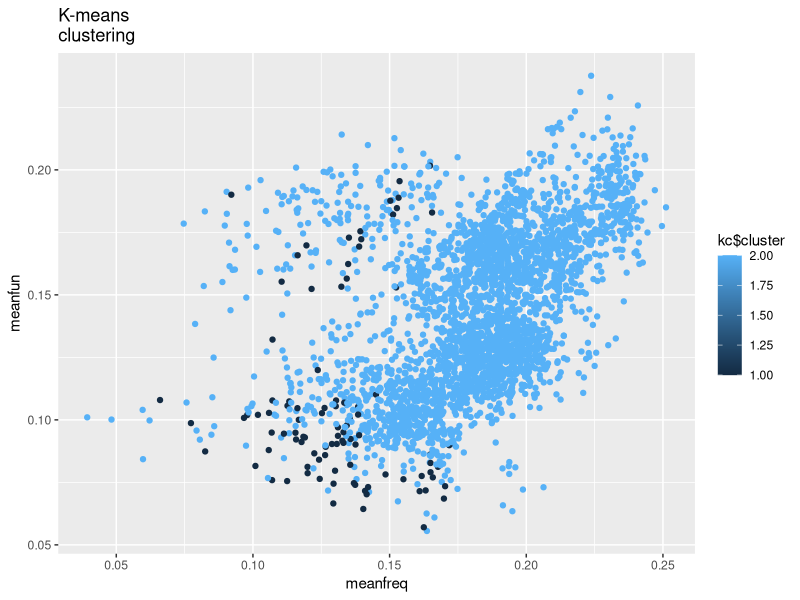
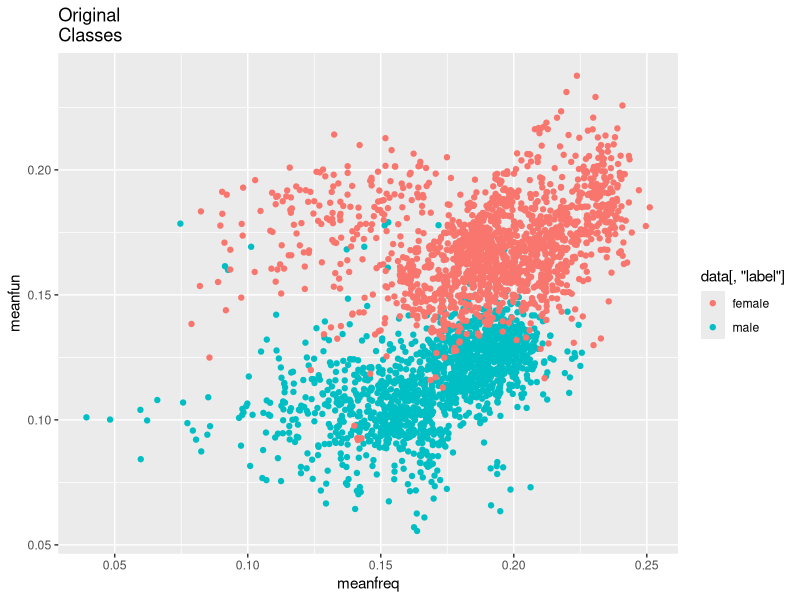
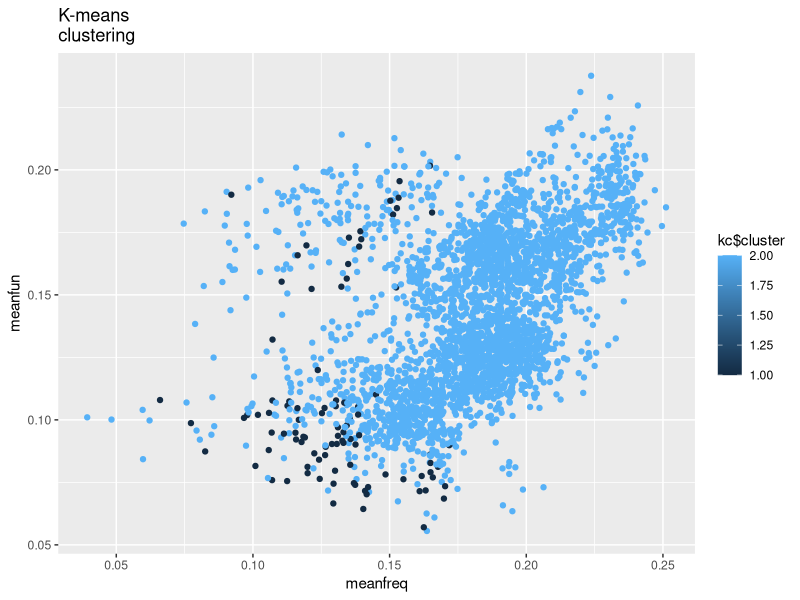
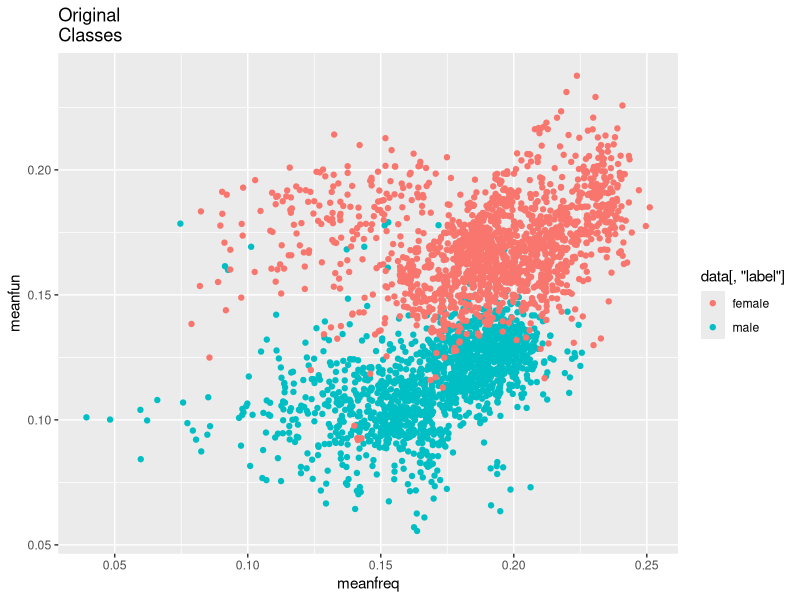

Recreate these plots in R, in order.
#!/usr/bin/Rscript
#This is code pertinent to Computer Convergence Applications project

require("ggplot2")

# K-Means Clustering
data <- read.csv("voice.csv", header=TRUE, sep=";")
names(data) <- c("id", "meanfreq", "sd", "median", "Q25", "Q75", "IQR", "skew",
                 "kurt", "sp.ent", "sfm", "mode", "centroid", "meanfun",
                 "minfun", "maxfun", "meandom", "mindom", "maxdom", "dfrange",
                 "modindx", "label")
data$label <- as.factor(data$label)
# Load and name data

k <- 2
kc <- kmeans(data[,2:21], k)
table(kc$cluster, data[,22])

ggplot(data[,2:9], aes(data[,'meanfreq'], data[,'meanfun'], color =
                       kc$cluster)) + geom_point() + labs(title ="K-means
clustering", x ="meanfreq", y = "meanfun")
ggsave("kmeans.png", width = 5, height = 5)

ggplot(data[,2:9], aes(data[,'meanfreq'], data[,'meanfun'], color =
                       data[,'label'])) + geom_point() + labs(title ="Original
Classes", x ="meanfreq", y = "meanfun")
ggsave("original.png", width = 5, height = 5)
